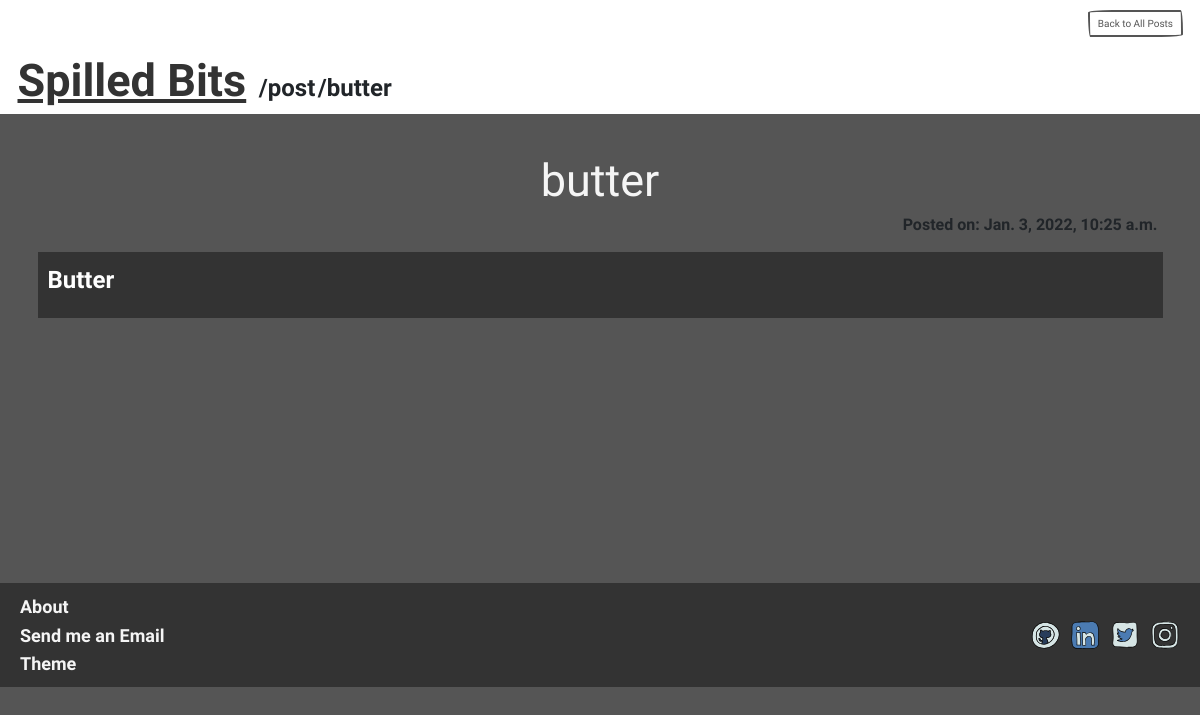
The page /post/butter/1/ on the database its author committed.
### spilled_bits/models.py (models this page shows, shortened)
class Article(models.Model):
    STATUS = (('Publish', 'Publish'), ('Private', 'Private'),)
    title = models.CharField(max_length=100, unique=True)
    content = models.TextField()
    slug = models.SlugField(max_length=200, blank=True, editable=False)
    date = models.DateTimeField(auto_now_add=True)
    status = models.CharField(max_length=15, choices=STATUS, blank=True, null=True)
    category = models.ManyToManyField(Category)

### spilled_bits/views.py (the view)
# urls.py: path('post/<str:slug>/<int:pageNow>/', views.ArticleView, name='article'),
def ArticleView(request, slug, pageNow):
    post = get_object_or_404(Article, slug=slug)
    context = {
        "post": post,
        "page": pageNow
    }
    return render(request, 'spilled_bits/article.html', context)

### spilled_bits/templates/spilled_bits/article.html (shortened to what this page needs)
{% extends 'common/base.html' %}
{% block content %}
<div class="bg-light container-fluid mb-5">
    <div class="row justify-content-end mx-3 my-3">
        {% if page %}
            <a class="col col-md-auto btn sm-btn btn-outline-secondary" href="{% url 'all_posts' page %}">Back to All Posts</a>
        {% else %}
            <a class="col col-md-auto btn sm-btn btn-outline-secondary" href="{% url 'all_posts' 1 %}">Back to All Posts</a>
        {% endif %}
    </div>
    <div class="col col-md-auto">
        <a class="mx-3" href="{% url 'home' %}" style="font-size: 450%;">Spilled Bits</a>
        <span class="f-xlarge">/post</span>
        <span class="f-xlarge">/{{post.slug}}</span>
    </div>
</div>
<div class="container">
    <div class="d-flex justify-content-center mt-3">
        <h1 class="fc-2" style="font-size: 4.5rem;">{{post.title}}</h1>
    </div>
    <div class="d-flex justify-content-end mx-2">
        <strong class="f-med">Posted on: {{post.date}}</strong>
    </div>
    <div class="card-body bg-primary f-xlarge my-4 article">
        {{post.content|safe}}
    </div>
</div>
{% include 'common/footer.html' %}
{% endblock %}

### spilled_bits/static/css/style.css (style rules this page uses)
.fc-2 { color: whitesmoke; }
.f-med { font-size: medium; }
.f-xlarge { font-size: x-large; }

### rows shown on the page
Article: slug "butter", title "butter", date "Jan. 3, 2022, 10:25 a.m.", content "Butter"
